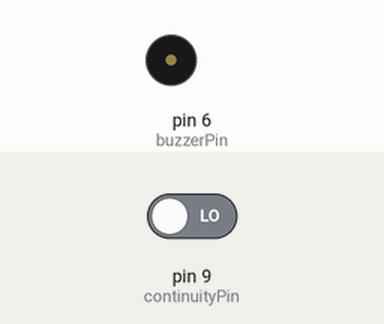
This sketch was run on a simulated Arduino Uno, built with avr-gcc and run on an emulated ATmega328P. Parts: buzzer (waves = sounding, pin HIGH). The inputs (shaded band) are chosen by the test bench; at power-on: pin 9 (continuityPin) LOW.

Above: at 2.8 s.
2.9 s: pin 9 (continuityPin) driven HIGH
At 4.3 s:
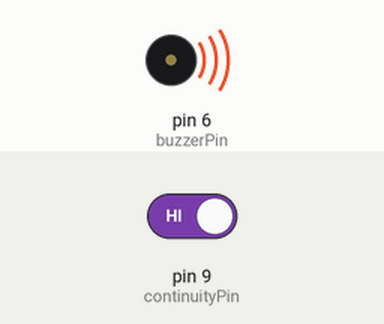
Timing chart, 0 to 7.5 s (numbered marks = the images above; inputs shaded):
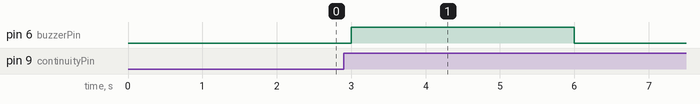

Measured:
- after the input at 2.9 s, pin 6 (buzzerPin): LOW → HIGH after 0.10 s, → LOW 3.0 s later

The sketch:

steady_hand_game.ino
```cpp
int buzzerPin = 6;
int continuityPin = 9;
int lives = 1;

void setup() {
  pinMode(buzzerPin, OUTPUT);
  pinMode(continuityPin, INPUT);
}

void loop() {
  if (digitalRead(continuityPin) == HIGH) {
    lives--;
    if (lives <= 0) {
      buzzer(true);
      delay(3000);
      buzzer(false);
      lives = 3;
    }
    while (digitalRead(continuityPin) == HIGH){};
  }
  delay(1000);
}

void buzzer(bool enable) {
  digitalWrite(buzzerPin, enable ? HIGH : LOW);
}
```
